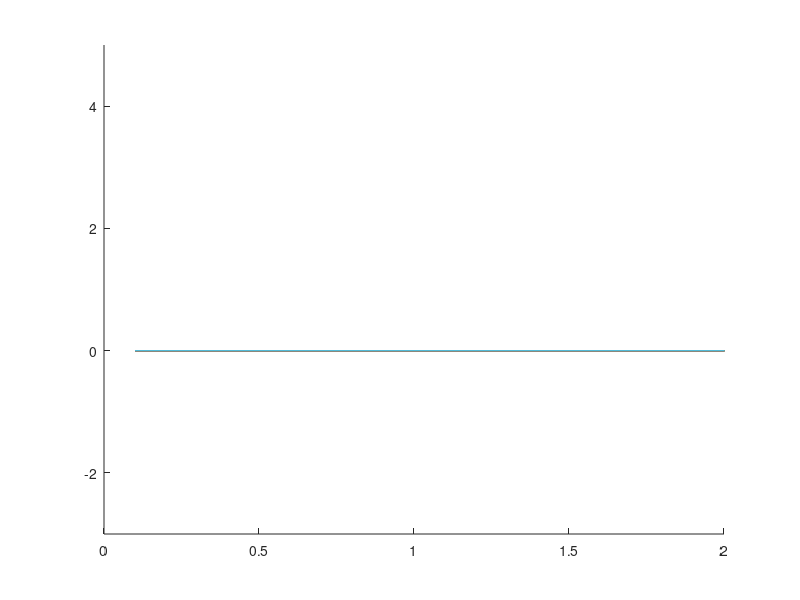

Reproduce this figure in MATLAB.
clear all;
close all;
clc;

load data.mat

dens  = linspace(0.1, 2, size(cv,1))';
temp = linspace(0.1, 4, size(cv,2));

[Temp, Dens] = meshgrid(temp,dens);

figure();
hold on;
for i=1:1:20
    cv(i,:)
    plot(temp, cv(i,:));
    pause(1)
    axis([0 2 -3 5])
end

% surf(Dens, Temp, cv, 'EdgeColor', 'none');
% axis([0.5 2 0.1 4 0 4]);
% caxis([-12, 50]);
% for (i=1; i<20; i++)
% colorbar;
% view(90,90);
